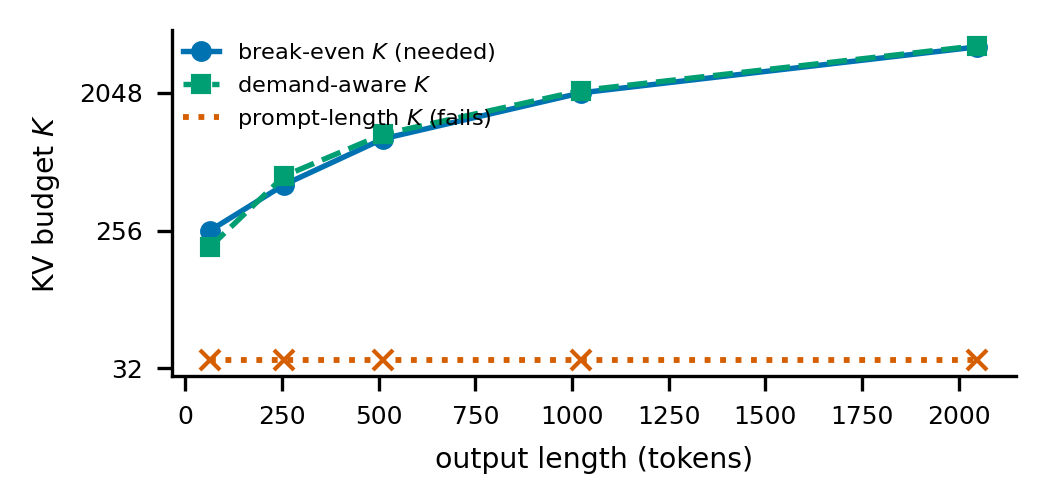

This figure's Python source:
#!/usr/bin/env python3
"""Compact demand-aware-K motivation: break-even budget scales with output length,
not the fixed prompt. Wide short strip to save column height."""
import matplotlib
matplotlib.use('Agg')
import matplotlib.pyplot as plt
import numpy as np

plt.rcParams.update({'font.size': 7, 'font.family': 'DejaVu Sans',
                     'axes.spines.top': False, 'axes.spines.right': False})
out_len = np.array([64, 256, 512, 1024, 2048])
break_even = np.array([256, 512, 1024, 2048, 4096])          # smallest K that still retrieves
demand_k = 2 * (36 + out_len)                                 # demand-aware: 2*(prompt+output)
prompt_floor = np.full_like(out_len, 36)                      # prompt-length budget (output-blind)

fig, ax = plt.subplots(figsize=(3.35, 1.55), dpi=200)
ax.plot(out_len, break_even, '-o', color='#0072B2', lw=1.3, ms=4, label='break-even $K$ (needed)')
ax.plot(out_len, demand_k, '--s', color='#009E73', lw=1.3, ms=4, label='demand-aware $K$')
ax.plot(out_len, prompt_floor, ':', color='#D55E00', lw=1.4, label='prompt-length $K$ (fails)')
ax.plot(out_len, prompt_floor, 'x', color='#D55E00', ms=5)
ax.set_yscale('log', base=2)
ax.set_yticks([32, 256, 2048]); ax.set_yticklabels(['32', '256', '2048'], fontsize=6)
ax.set_xlabel('output length (tokens)', fontsize=6.8)
ax.set_ylabel('KV budget $K$', fontsize=6.8)
ax.legend(fontsize=5.4, frameon=False, loc='upper left', handlelength=1.6, borderaxespad=0.1)
ax.tick_params(labelsize=6)
fig.tight_layout(pad=0.3)
out='/home/mislam22/EndurKV_workspace/EndurKV/figures/master_tables/figures/fig_kadaptive'
fig.savefig(out+'.png', bbox_inches='tight', dpi=300)
fig.savefig(out+'.pdf', bbox_inches='tight')
print('saved', out)
